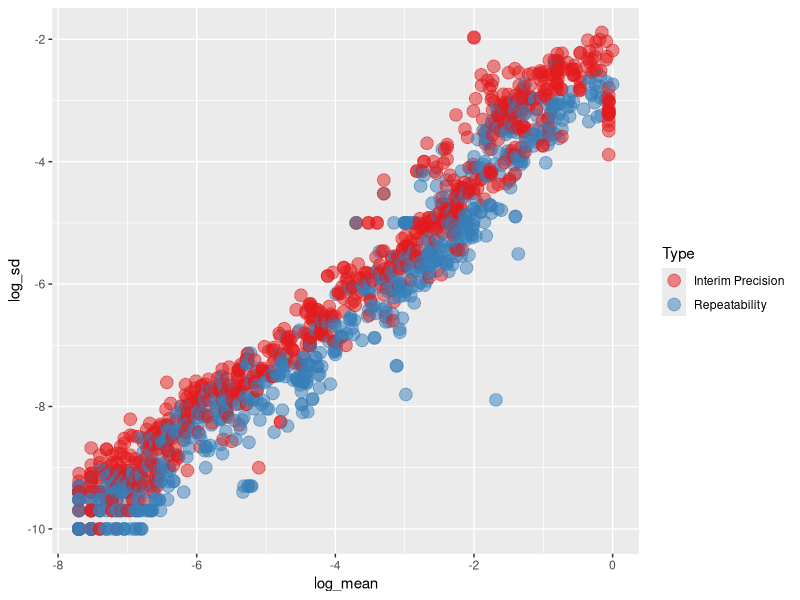

Generate this figure with R:
library(readr)
library(dplyr)
library(ggplot2)
library(tidyr)

data <- read_csv("MU_2015.csv")

data2 <- data #%>%
        #filter(Type == "Interim Precision")

plot <- ggplot(data2, aes(x=log_mean, y=log_sd, colour = Type)) +
        geom_point(size=4, alpha=0.5) +
        #geom_smooth(method=glm) +
        scale_color_brewer(palette="Set1")
plot
